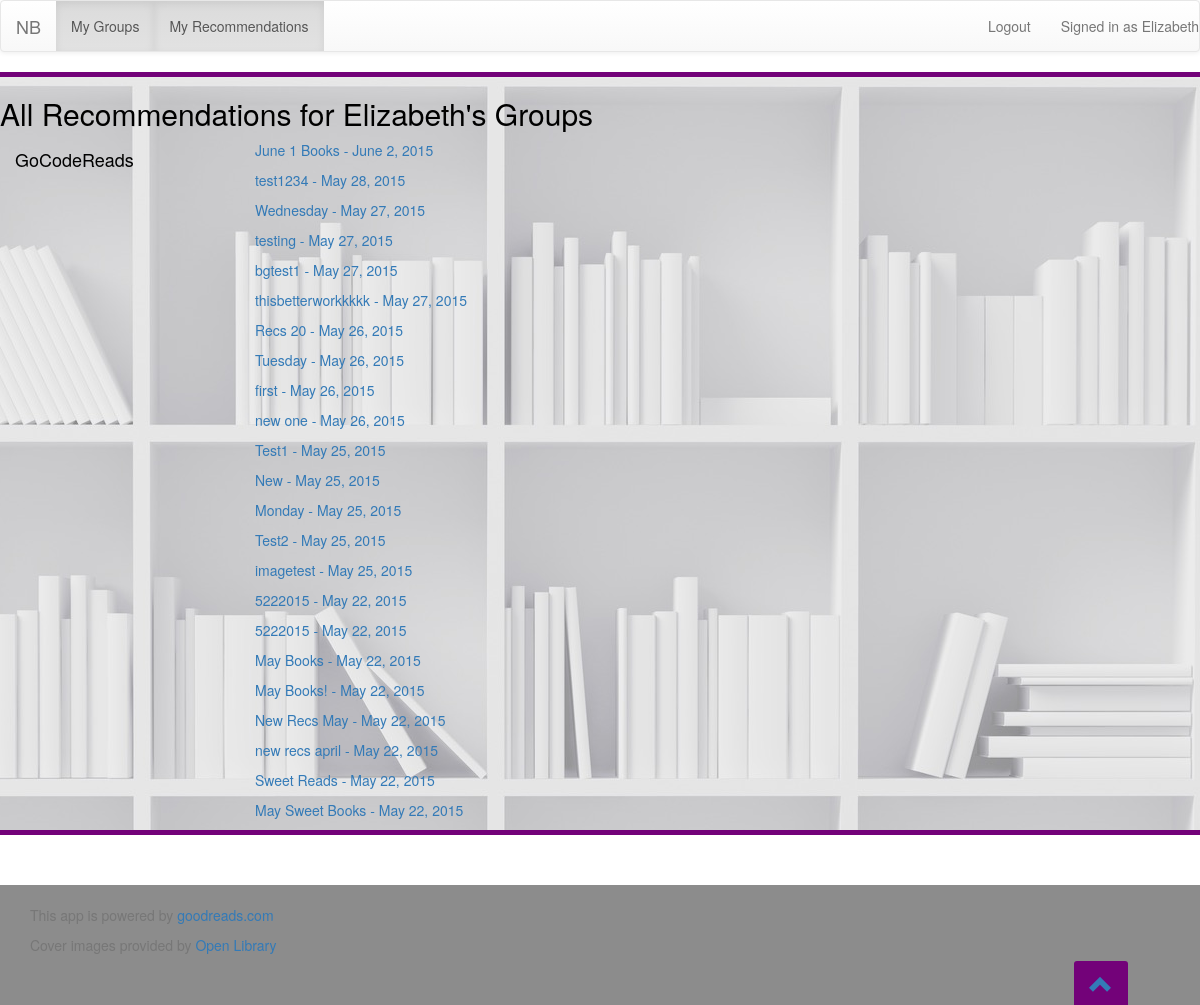
The page /recommendations (signed in) on the database its author committed.
### groups/models.py (models this page shows)
class Group(models.Model):
	users = models.ManyToManyField(User)
	title = models.CharField(max_length=200)
	gr_group_id = models.IntegerField(unique=True)
	def __str__(self):
		return self.title

class Recommendation(models.Model):
	books = models.ManyToManyField(Book)
	group = models.ForeignKey(Group)
	name = models.CharField(max_length=200)
	pubdate = models.DateField(auto_now_add=True)
	def __str__(self):
		return self.name

### groups/views.py (the view)
# urls.py: url(r'^recommendations$', 'groups.views.my_rec', name='myrec'),
@login_required(login_url='members:signin')
def my_rec(request):
	user = request.user
	groups = user.group_set.all()
	print groups
	group_recs = {}
	recs = Recommendation.objects.filter(group = groups[0].id)
	print recs
	for this_group in groups:
		group_recs[this_group] = Recommendation.objects.filter(group = this_group.id).order_by('-pubdate')
	print group_recs
	return render(request,'groups/myrecommendations.html',{'user': user, 'group_recs': group_recs})

### groups/views.py (called while the page is built)
@register.filter
def get_item(dictionary,key):
	return dictionary.get(key)

### groups/templates/groups/myrecommendations.html
{% extends "nextbook/base_site.html" %}
{% block content %}
{% load staticfiles %}
{%if group_recs%}
	<h2>All Recommendations for {{user.first_name}}'s Groups</h2>
	<div class="container-fluid">
    	{% for group in group_recs%}
			<div class="row">
        	<div class="col-md-2"><h4>{{group.title}}</h4></div>
        	{% if group_recs|get_item:group %}
				<div class="col-md-10">
					{% for rec in group_recs|get_item:group %}
					<ul class="recs">
						<a href = "{%url 'groups:showrec' group.gr_group_id rec.id%}">{{rec.name}} - {{rec.pubdate}}</a>
					</ul>
					{% endfor %}
				</div>
			{% else %}
			<div class="col-md-10">
			<p>There are no Recommendations yet for this group</p></div>
		{% endif %}
	</div>
	{% endfor %}
{% else %}
    <p>There are no Recommendations yet for your groups</p>
{% endif %}
</div>
<ul class="nav pull-right scroll-top">
  <li><a href="" title="Scroll to top"><i class="glyphicon glyphicon-chevron-up"></i></a></li>
</ul>
{% endblock %}

### nextbook/templates/nextbook/base_site.html (shortened to what this page needs)
<html>
<head>
{% load staticfiles %}
<link rel="stylesheet" href="{% static "nextbook/main.css" %}">
<link rel="stylesheet" href="https://maxcdn.bootstrapcdn.com/bootstrap/3.3.4/css/bootstrap.min.css">
<link rel="stylesheet" href="https://maxcdn.bootstrapcdn.com/bootstrap/3.3.4/css/bootstrap-theme.min.css">
{% block navbar %}
{% load staticfiles %}
<nav class="navbar navbar-default">
  <div class="container-fluid">
    <div class="navbar-header">
      <a class="navbar-brand" href="{% url 'main' %}">NB</a>
    </div>
    <div class="collapse navbar-collapse" id="bs-example-navbar-collapse-1">
      <ul class="nav navbar-nav">
        <li class="active"><a href="{% url 'members:home' %}">My Groups<span class="sr-only">(current)</span></a></li>
        <li class="active"><a href="{% url 'myrec' %}">My Recommendations<span class="sr-only">(current)</span></a></li>
      </ul>
      <ul class="nav navbar-nav navbar-right">
        <p class="navbar-text navbar-right">Signed in as <a href="{% url 'members:home' %}" class="navbar-link">{{user.first_name}}</a></p>
        <li><a href="{% url 'members:logout' %}">Logout</a></li>
      </ul>
    </div>
  </div>
</nav>
{% endblock %}
</head>
<body id = "backdrop">
<div id="content">
	{% block content %}
	{% endblock %}
</div>
</body>
<div id="footer">
  <div class="container">
    <p class="text-muted">This app is powered by <a href="http://www.goodreads.com">goodreads.com</a></p>
    <p class="text-muted">Cover images provided by <a href="https://openlibrary.org/dev/docs/api/covers">Open Library</a></p>
  </div>
</div>
</html>

### nextbook/static/nextbook/main.css (style rules this page uses)
#content { background: #8c8c8c url("nextbook2.jpg") repeat right top; color: black; border-top: 5px; border-bottom: 5px; border-left: 0px; border-right: 0px; border-style: solid; border-color: #730279; }
#footer { height: 120px; background-color: #8c8c8c; color: white; margin-top:50px; padding-top:20px; padding-bottom:20px; }
.scroll-top { position:fixed; bottom:0; right:6%; z-index:100; background: #730279; font-size:24px; border-top-left-radius:3px; border-top-right-radius:3px; }
.col-md-2 { font-weight: bold; }

### rows shown on the page
Group: title "GoCodeReads"
Recommendation: name "June 1 Books", pubdate "June 2, 2015"
Recommendation: name "test1234", pubdate "May 28, 2015"
Recommendation: name "Wednesday", pubdate "May 27, 2015"
Recommendation: name "testing", pubdate "May 27, 2015"
Recommendation: name "bgtest1", pubdate "May 27, 2015"
Recommendation: name "thisbetterworkkkkk", pubdate "May 27, 2015"
Recommendation: name "Recs 20", pubdate "May 26, 2015"
Recommendation: name "Tuesday", pubdate "May 26, 2015"
Recommendation: name "first", pubdate "May 26, 2015"
Recommendation: name "new one", pubdate "May 26, 2015"
Recommendation: name "Test1", pubdate "May 25, 2015"
Recommendation: name "New", pubdate "May 25, 2015"
Recommendation: name "Monday", pubdate "May 25, 2015"
Recommendation: name "Test2", pubdate "May 25, 2015"
Recommendation: name "imagetest", pubdate "May 25, 2015"
Recommendation: name "5222015", pubdate "May 22, 2015"
Recommendation: name "5222015", pubdate "May 22, 2015"
Recommendation: name "May Books", pubdate "May 22, 2015"
Recommendation: name "May Books!", pubdate "May 22, 2015"
Recommendation: name "New Recs May", pubdate "May 22, 2015"
Recommendation: name "new recs april", pubdate "May 22, 2015"
Recommendation: name "Sweet Reads", pubdate "May 22, 2015"
Recommendation: name "May Sweet Books", pubdate "May 22, 2015"

### other values the page prints
{{ user.first_name }} "Elizabeth"
